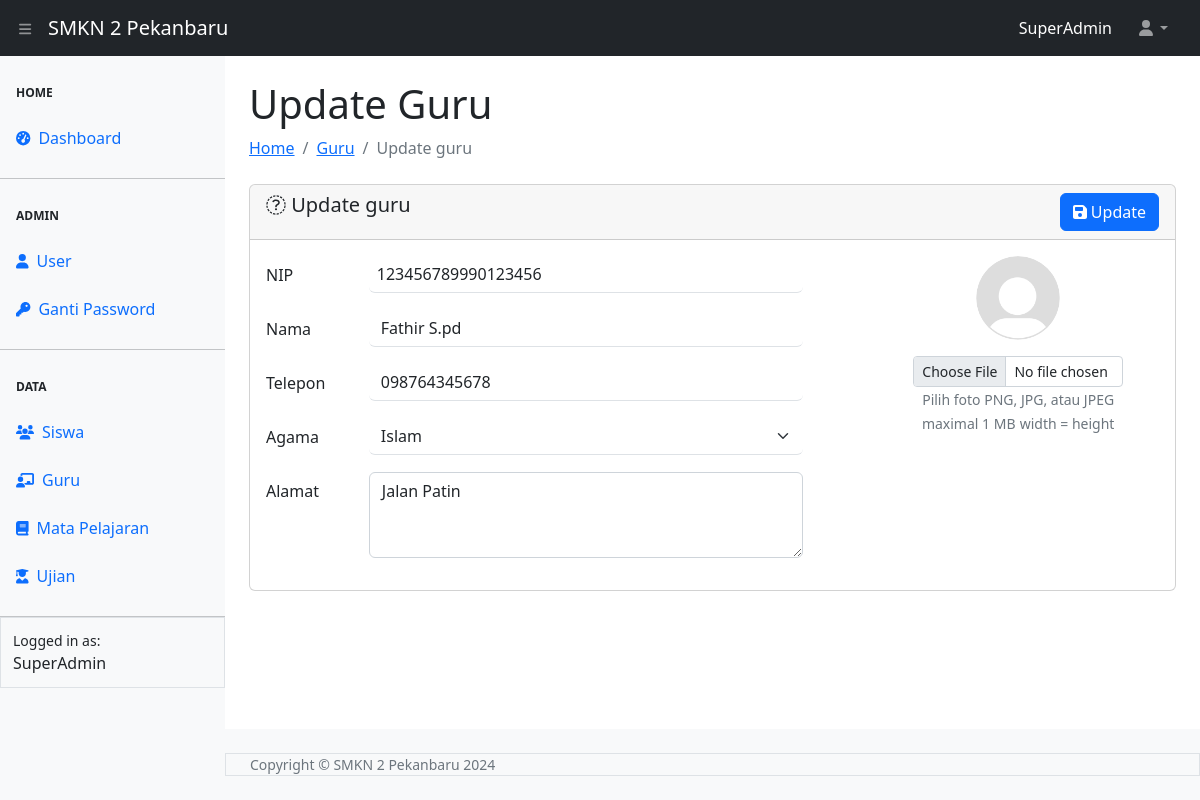
The app's page /guru/edit-guru.php?id=8 (signed in) with its own data.
### tables this page shows
CREATE TABLE `tbl_guru` (
  `id` int(11) NOT NULL,
  `nip` varchar(30) NOT NULL,
  `nama` varchar(100) NOT NULL,
  `alamat` varchar(128) NOT NULL,
  `telpon` varchar(20) NOT NULL,
  `agama` varchar(20) NOT NULL,
  `foto` varchar(20) NOT NULL
);

### guru/edit-guru.php (the view, shortened to what this page needs)
<?php
require_once "../config.php";
require_once "../template/header.php";
require_once "../template/navbar.php";
require_once "../template/sidebar.php";
$id = $_GET['id'];
$queryGuru = mysqli_query($koneksi, "SELECT * FROM tbl_guru WHERE id = $id");
$data = mysqli_fetch_array($queryGuru);
?>
<div id="layoutSidenav_content">
    <main>
        <div class="container-fluid px-4">
            <h1 class="mt-4">Update Guru</h1>
            <ol class="breadcrumb mb-4">
                <li class="breadcrumb-item"><a href="../index.php">Home</a></li>
                <li class="breadcrumb-item"><a href="guru.php">Guru</a></li>
                <li class="breadcrumb-item active">Update guru</li>
            </ol>
            <form action="proses-guru.php" method="POST" enctype="multipart/form-data">
                <div class="card">
                    <div class="card-header">
                        <span class="h5 my-2"><i class="fa-solid fa-to-square"></i> Update guru</span>
                        <button type="submit" name="update" class="btn btn-primary float-end"><i class="fa-solid fa-floppy-disk"></i> Update</button>
                    </div>
                    <div class="card-body">
                        <div class="row">
                            <div class="col-8">
                                <div class="mb-3 row">
                                    <label for="nip" class="col-sm-2 col-form-label">NIP</label>
                                    <label for="username" class="col-sm-1 col-form-label">:</label>
                                    <div class="col-sm-9" style="margin-left: -50px;">
                                       <input type="text" class="form-control border-0 border-bottom ps-2" pattern="[0-9]{18,}" title="minimal 18 angka" id="nip" name="nip" value="<?= $data['nip'] ?>" required>
                                    </div>
                                </div>
                                <div class="mb-3 row">
                                    <label for="nama" class="col-sm-2 col-form-label">Nama</label>
                                    <label for="nama" class="col-sm-1 col-form-label">:</label>
                                    <div class="col-sm-9" style="margin-left: -50px;">
                                        <input type="text"  class="form-control border-0 border-bottom" id="nama" name="nama"  value="<?= $data['nama'] ?>" required>
                                    </div>
                                </div>
                                <div class="mb-3 row">
                                    <label for="telpon" class="col-sm-2 col-form-label">Telepon</label>
                                    <label for="telpon" class="col-sm-1 col-form-label">:</label>
                                    <div class="col-sm-9" style="margin-left: -50px;">
                                        <input type="tel"  class="form-control border-0 border-bottom" id="telpon" name="telpon"  pattern="[0-9]{5,}" title="minimal 5 angka" value="<?= $data['telpon'] ?>" required>
                                    </div>
                                </div>
                                <div class="mb-3 row">
                                    <label for="agama" class="col-sm-2 col-form-label">Agama</label>
                                    <label for="agama" class="col-sm-1 col-form-label">:</label>
                                    <div class="col-sm-9" style="margin-left: -50px;">
                                        <select name="agama" id="agama" class="form-select border-0 border-bottom" required>
                                        <?php
                                        $agama = ["Islam", "Kristen", "Katholik", "Hindu", "Budha" ];
                                        foreach ($agama as $rlg){
                                            if ($data['agama'] == $rlg) { ?>
                                                <option value="<?= $rlg ?>" selected><?= $rlg ?></option>
                                            <?php } else {  ?>
                                                <option value="<?= $rlg ?>" ><?= $rlg ?></option>
                                       <?php
                                            }
                                        }?>
                                        </select>
                                    </div>
                                </div>
                                <div class="mb-3 row">
                                    <label for="Alamat" class="col-sm-2 col-form-label">Alamat</label>
                                    <label for="Alamat" class="col-sm-1 col-form-label">:</label>
                                    <div class="col-sm-9" style="margin-left: -50px;">
                                        <textarea name="alamat" id="alamat" cols="30" rows="3" class="form-control" placeholder="alamat guru" required><?= $data['alamat'] ?></textarea>
                                    </div>
                                </div>
                            </div>
                            <div class="col-4 text-center px-5">
                                <img src="../asset/image/<?= $data['foto'] ?>" alt="gambar user" class="mb-3 rounded-circle" width="40%">
                                <input type="file" name="image" class="form-control form-control-sm">
                                <small class="text-secondary">Pilih foto PNG, JPG, atau JPEG maximal 1 MB</small>
                                <small class="text-secondary">width = height</small>
                            </div>
                        </div>
                    </div>
                </div>
            </form>
        </div>
    </main>
<?php
require_once "../template/footer.php";
?>

### records on screen
tbl_guru: nip "123456789990123456", nama "Fathir S.pd", telpon "098764345678", agama "Islam", alamat "Jalan Patin", foto (placeholder picture)

### other values on screen
$_SESSION["ssUser"] "SuperAdmin"
